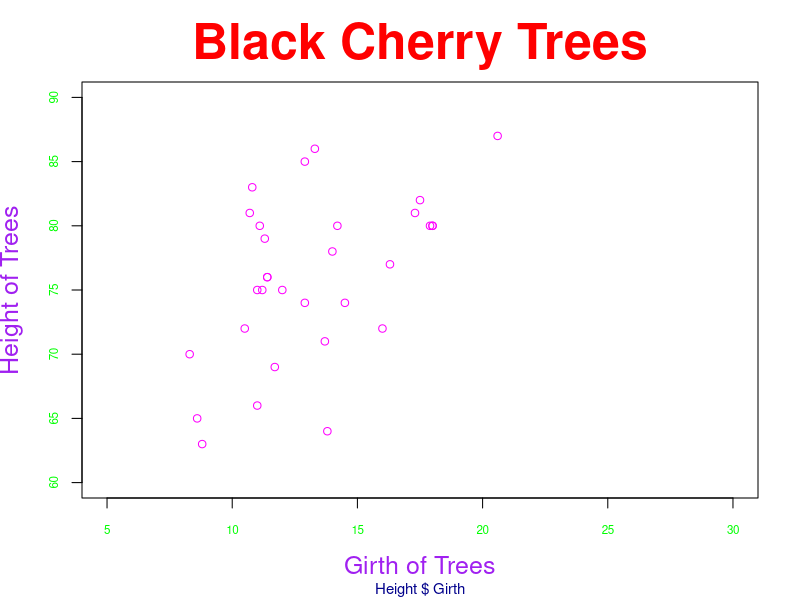
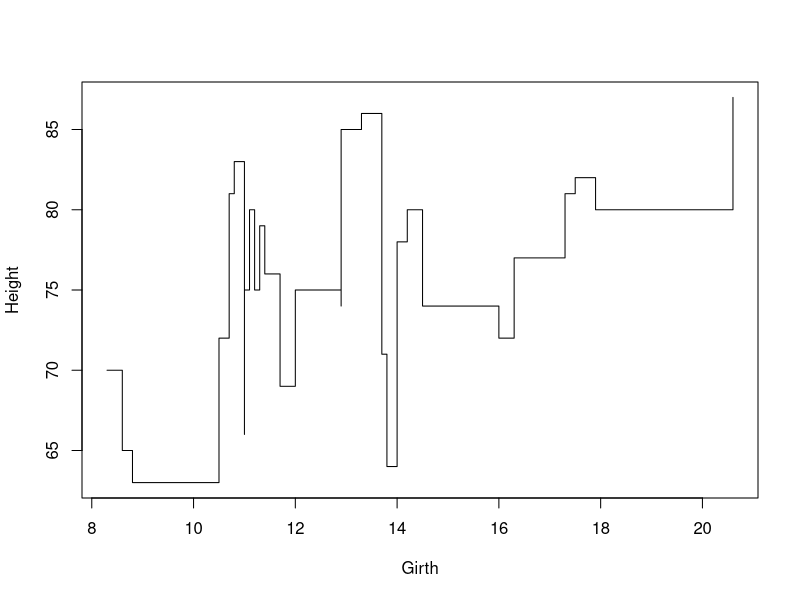
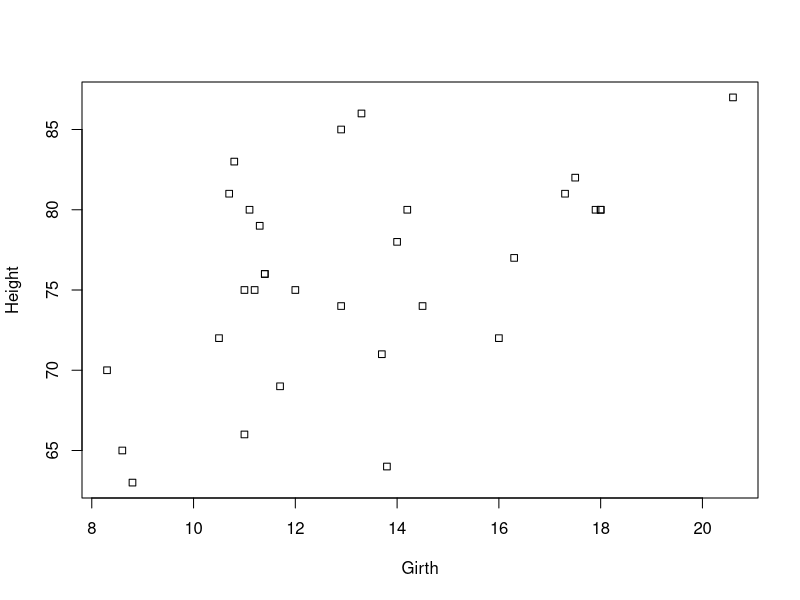
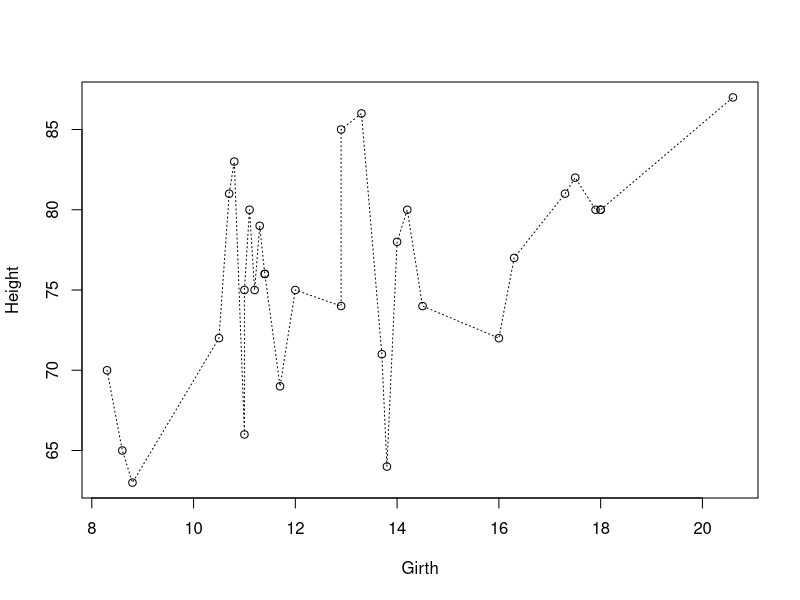
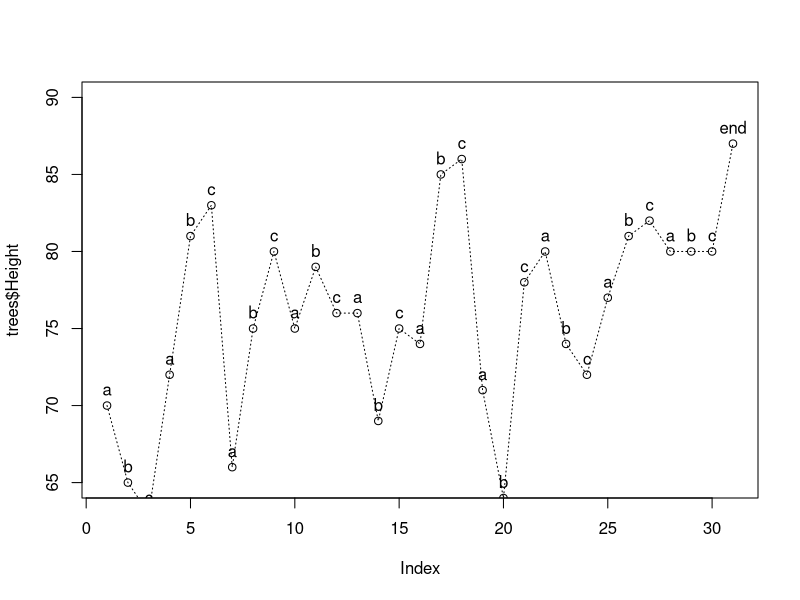
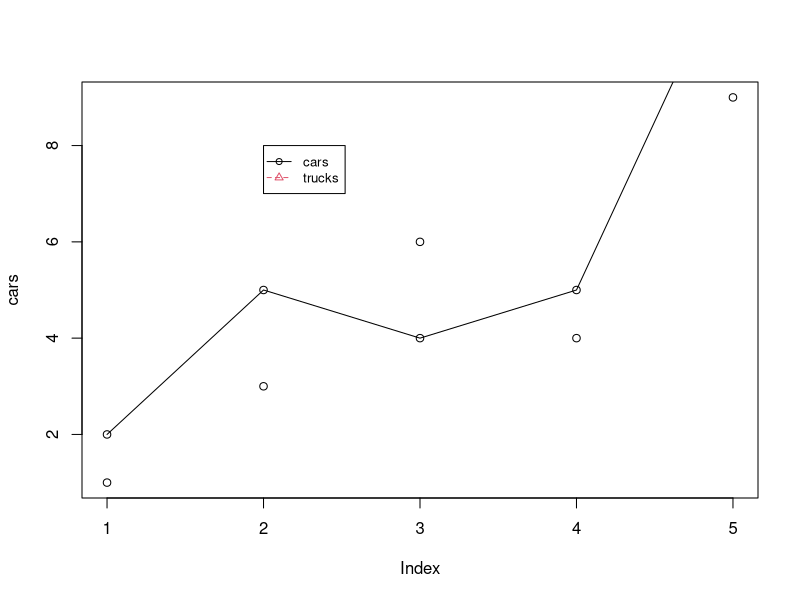
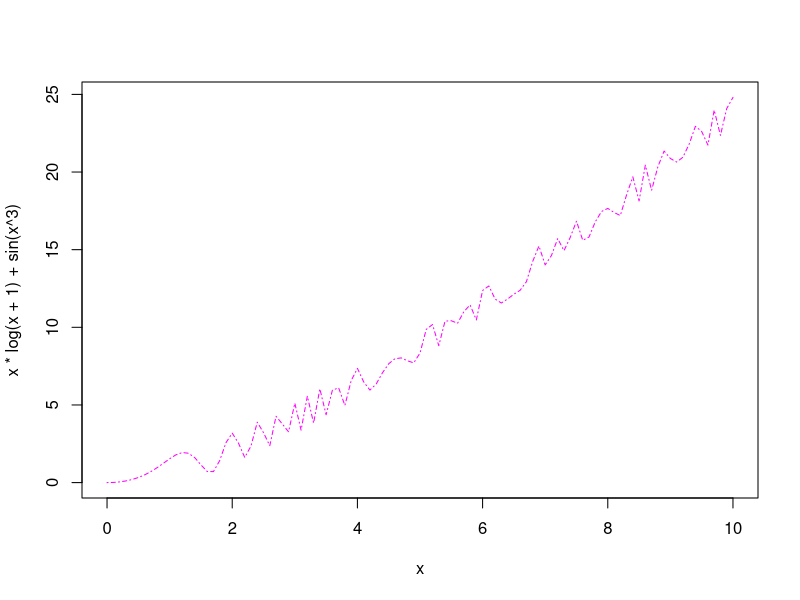
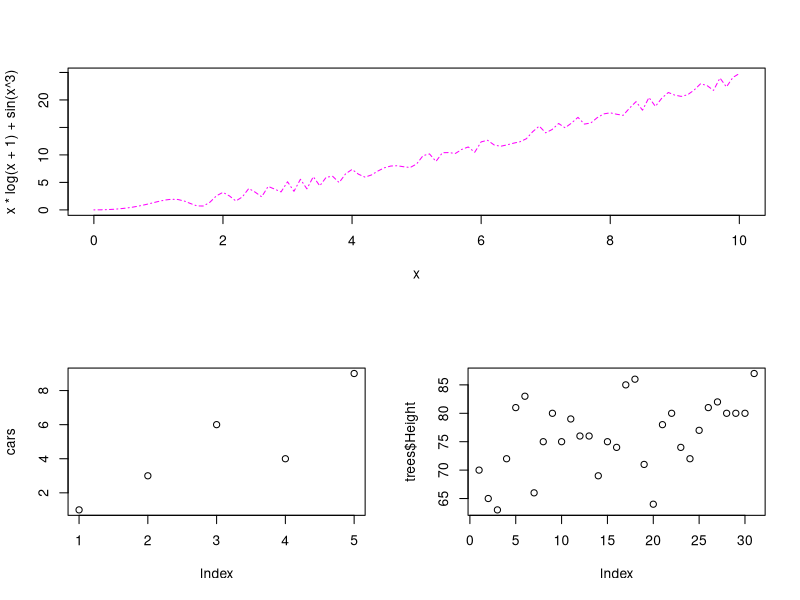

R code for these plots, in order:
## ---- chunk 1
plot(x = trees$Girth, 
     y = trees$Height, 
     main='Black Cherry Trees', 
     sub='Height $ Girth',
     xlab = 'Girth of Trees',
     ylab = 'Height of Trees',
     cex.main = 3, # cex = character expansion (size)
     cex.sub = 0.9, 
     cex.lab = 1.5,
     cex.axis = 0.7,
     col.main = 'red',
     col.sub = 'darkblue',
     col.axis = 'green', 
     col.lab = 'purple',
     col = 'magenta',
     xlim = c(5,30),
     ylim = c(60,90))
## ---- chunk 2
plot(Height~Girth, 
     data = trees,
     type = 's') 
## ---- chunk 3
plot(Height~Girth, 
     data = trees,
     pch = 22)
## ---- chunk 4
plot(Height~Girth, 
     data = trees,
     type = 'o',
     lty = 3)
## ---- chunk 5
plot(trees$Height,
     type = 'o',
     lty = 3, # line type
     ylim = c(65,90))

tplot = c(rep(c('a', 'b', 'c'),10),'end')
text(trees$Height, tplot, pos = 3)
## ---- chunk 6
cars = c(1,3,6,4,9)
trucks = c(2,5,4,5,12)
suvs = c(4,4,6,6,15)

plot(cars)
points(trucks)
lines(trucks)
legend(2,
       8,
       cex = 0.8,
       pch = 1:3, # also can use c(1,3)
       lty = 1:2,
       col = 1:2, 
       c('cars', 'trucks'))

## ---- chunk 7
 curve(x*log(x+1)+sin(x^3),from=0,
 to=10,col="magenta",lty=4)
## ---- chunk 8
matrix(c(1,1,2,3),nrow=2,
 byrow=T)
## ---- chunk 9
layout(matrix(c(1,1,2,3),nrow=2,
 byrow=T))

 curve(x*log(x+1)+sin(x^3),from=0,
 to=10,col="magenta",lty=4)
 
 plot(cars)
 
 plot(trees$Height)
## ---- chunk 10
barplot(cars, 
        border = 'blue',
        main = 'Cars', 
        col = rainbow(5), # 1:5 # 'skyblue'
        names.arg = c('Mon', 'Tue', 'Wed', 'Thu', 'Fri'),
        xlim = c(0,8))
barplot(5, 
        add = T,
        space = 6.25, # position
        )

## ---- chunk 11
autos = cbind(cars, trucks, suvs)
barplot(autos,
        beside = T # by default is stack barplot
        )
## ---- chunk 12
boxplot(mtcars$mpg~mtcars$cyl,
        horizontal = T) # by default is vertical
## ---- chunk 13
pie(cars,
    labels = c('Mon', 'Tue', 'Wed', 'Thu', 'Fri'),
    col = 1:5)
## ---- chunk 14
autos = data.frame(autos)

boxplot(autos,
        horizontal = T) # by default is vertical

# default is horizontal, terbalik dengan boxplot
stripchart(autos, 
           pch = 8, 
           add = T)

## ---- chunk 15
 data(InsectSprays)
 attach(InsectSprays)
 boxplot(count~spray, 
col=c("plum","royalblue","rosybrown","seagreen",
 "yellowgreen","lightcoral"),
 xlab="Type of Spray",ylab="Count of Insects")
 stripchart(count~spray,add=T,vertical=T,pch=19,
 col="slategray")
## ---- chunk 16
# Create the data frame
df <- data.frame(
  Country = c("A", "B", "C", "D", "E", "F", "G", "H", "I", "J"),
  Population_under_65 = c(75, 50, 60, 63, 80, 72, 58, 65, 40, 50),
  Poor_under_65 = c(35, 80, 45, 76, 70, 95, 15, 30, 43, 27),
  Population_above_65 = c(25, 50, 40, 37, 20, 28, 42, 35, 60, 50),
  Poor_above_65 = c(65, 20, 55, 24, 30, 5, 85, 70, 57, 73)
)

# Display the data frame
print(df)

## ---- chunk 17
plot(df$Population_under_65, type = 'h', col = 2, ylim = c(0, 190),
     axes = FALSE,
     main = 'Population and Poor of under and above 65',
     ylab = 'Number',
     xlab = 'Country',
     lwd = 3)
points(df$Population_under_65, type = 'p', col = 2, pch = 2)
points(df$Poor_under_65, type = 'h', col = 3, lwd = 3)
points(df$Poor_under_65, type = 'p', col = 3, pch = 3)
points(df$Population_above_65, type = 'h', col = 4, lwd = 3)
points(df$Population_above_65, type = 'p', col = 4, pch =4)
points(df$Poor_above_65, type = 'h', col = 5, lwd = 3)
points(df$Poor_above_65, type = 'p', col = 5, pch = 5)
text(apply(df[, -1], 1, max),df$Country, pos = 3)

legend(1, 190, c('Pop < 65', 'Poor < 65', 'Pop > 65', 'Poor > 65'), col = 2:5, 
       cex = 0.7, lty = 1, pch = 2:5)

axis(1, at = 1:nrow(df), labels = df$Country)
axis(2)
## ---- chunk 18
# Data for Male Statistics Students
male_students <- data.frame(
  Hair = c("Black", "Brown", "Red", "Blond"),
  Brown = c(32, 53, 10, 3),
  Blue = c(11, 50, 10, 30),
  Hazel = c(10, 25, 7, 5),
  Green = c(3, 15, 7, 8)
)

# Data for Female Statistics Students
female_students <- data.frame(
  Hair = c("Black", "Brown", "Red", "Blond"),
  Brown = c(36, 66, 16, 4),
  Blue = c(9, 34, 7, 64),
  Hazel = c(5, 29, 7, 5),
  Green = c(2, 14, 7, 8)
)

# Print the data frames
print(male_students)
print(female_students)

## ---- chunk 19
layout(matrix(c(1,1,2,3,4,5), ncol = 3))

pie(c(sum(male_students[,-1]),sum(female_students[,-1])),
    labels = c('Male', 'Female'),
    col = c('darkblue', 'hotpink'),
    main = 'Sex')

pie(rowSums(male_students[,-1]),
    main = 'Male_Hair',
    col = c('black','brown', 'red', 'yellow'),
    labels = c('Black','Brown', 'Red', 'Blond'))

pie(rowSums(female_students[,-1]),
    main = 'Female_Hair',
    col = c('black','brown', 'red', 'yellow'),
    labels = c('Black','Brown', 'Red', 'Blond'))

pie(colSums(male_students[,-1]),
    main = 'Male_Eye',
    col = c('brown','blue', 'bisque', 'green'),
    labels = c('Brown','Blue', 'Hazel', 'Green'))

pie(colSums(female_students[,-1]),
    main = 'Female_Eye',
    col = c('brown','blue', 'bisque', 'green'),
    labels = c('Brown','Blue', 'Hazel', 'Green'))
## ---- chunk 20
# Data for Emails
email_data <- data.frame(
  Date = c("1/10", "2/10", "3/10", "4/10", "5/10", "6/10", "7/10"),
  Genuine_emails = c(300, 700, 600, 400, 400, 800, 400),
  Contains_Virus = c(50, 100, 75, 50, 100, 35, 50),
  Spam_emails = c(850, 400, 100, 400, 300, 550, 600),
  Others = c(100, 200, 200, 300, 200, 100, 250)
)

# Print the data frame
print(email_data)

## ---- chunk 21
ed = t(as.matrix(email_data[,-1]))
## ---- chunk 22
barplot(ed, space = 2)
barplot(colSums(ed), add = T, space = c(3, rep(2,6)))

## ---- chunk 23
knitr::opts_chunk$set(echo = TRUE)
## ---- chunk 24
summary(cars)
## ---- chunk 25
plot(pressure)
## ---- chunk 26
plot(x = trees$Girth, 
     y = trees$Height, 
     main='Black Cherry Trees', 
     sub='Height $ Girth',
     xlab = 'Girth of Trees',
     ylab = 'Height of Trees',
     cex.main = 3,
     cex.sub = 0.9, 
     cex.lab = 1.5,
     cex.axis = 0.7,
     col.main = 'red',
     col.sub = 'darkblue',
     col.axis = 'green', 
     col.lab = 'purple',
     col = 'magenta',
     xlim = c(5,30),
     ylim = c(60,90))
## ---- chunk 27
plot(Height~Girth, 
     data = trees,
     type = 's') 
## ---- chunk 28
plot(Height~Girth, 
     data = trees,
     pch = 22)
## ---- chunk 29
plot(Height~Girth, 
     data = trees,
     type = 'o',
     lty = 3)
## ---- chunk 30
plot(trees$Height,
     type = 'o',
     lty = 3, 
     ylim = c(65,90))

tplot = c(rep(c('a', 'b', 'c'),10),'end')
text(trees$Height, tplot, pos = 3)
## ---- chunk 31
cars = c(1,3,6,4,9)
trucks = c(2,5,4,5,12)
suvs = c(4,4,6,6,15)

plot(cars)
points(trucks)
lines(trucks)
legend(2,
       8,
       cex = 0.8,
       pch = 1:3, # also can use c(1,3)
       lty = 1:2,
       col = 1:2, 
       c('cars', 'trucks'))

## ---- chunk 32
 curve(x*log(x+1)+sin(x^3),from=0,
 to=10,col="magenta",lty=4)
## ---- chunk 33
matrix(c(1,1,2,3),nrow=2,
 byrow=T)
## ---- chunk 34
layout(matrix(c(1,1,2,3),nrow=2,
 byrow=T))

 curve(x*log(x+1)+sin(x^3),from=0,
 to=10,col="magenta",lty=4)
 
 plot(cars)
 
 plot(trees$Height)
## ---- chunk 35
barplot(cars, 
        border = 'blue',
        main = 'Cars', 
        col = rainbow(5), # 1:5 # 'skyblue'
        names.arg = c('Mon', 'Tue', 'Wed', 'Thu', 'Fri'),
        xlim = c(0,8))
barplot(5, 
        add = T,
        space = 6.25, # position
        )

## ---- chunk 36
autos = cbind(cars, trucks, suvs)
barplot(autos,
        beside = T # by default is stack barplot
        )
## ---- chunk 37
boxplot(mtcars$mpg~mtcars$cyl,
        horizontal = T) # by default is vertical
## ---- chunk 38
pie(cars,
    labels = c('Mon', 'Tue', 'Wed', 'Thu', 'Fri'),
    col = 1:5)
## ---- chunk 39
autos = data.frame(autos)

boxplot(autos,
        horizontal = T) # by default is vertical

# default is horizontal, terbalik dengan boxplot
stripchart(autos, 
           pch = 8, 
           add = T)

## ---- chunk 40
 data(InsectSprays)
 attach(InsectSprays)
 boxplot(count~spray, 
col=c("plum","royalblue","rosybrown","seagreen",
 "yellowgreen","lightcoral"),
 xlab="Type of Spray",ylab="Count of Insects")
 stripchart(count~spray,add=T,vertical=T,pch=19,
 col="slategray")
## ---- chunk 41
# Create the data frame
df <- data.frame(
  Country = c("A", "B", "C", "D", "E", "F", "G", "H", "I", "J"),
  Population_under_65 = c(75, 50, 60, 63, 80, 72, 58, 65, 40, 50),
  Poor_under_65 = c(35, 80, 45, 76, 70, 95, 15, 30, 43, 27),
  Population_above_65 = c(25, 50, 40, 37, 20, 28, 42, 35, 60, 50),
  Poor_above_65 = c(65, 20, 55, 24, 30, 5, 85, 70, 57, 73)
)

# Display the data frame
print(df)

## ---- chunk 42
plot(df$Population_under_65, type = 'h', col = 2, ylim = c(0, 190),
     axes = FALSE,
     main = 'Population and Poor of under and above 65',
     ylab = 'Number',
     xlab = 'Country',
     lwd = 3)
points(df$Population_under_65, type = 'p', col = 2, pch = 2)
points(df$Poor_under_65, type = 'h', col = 3, lwd = 3)
points(df$Poor_under_65, type = 'p', col = 3, pch = 3)
points(df$Population_above_65, type = 'h', col = 4, lwd = 3)
points(df$Population_above_65, type = 'p', col = 4, pch =4)
points(df$Poor_above_65, type = 'h', col = 5, lwd = 3)
points(df$Poor_above_65, type = 'p', col = 5, pch = 5)
text(apply(df[, -1], 1, max),df$Country, pos = 3)

legend(1, 190, c('Pop < 65', 'Poor < 65', 'Pop > 65', 'Poor > 65'), col = 2:5, 
       cex = 0.7, lty = 1, pch = 2:5)

axis(1, at = 1:nrow(df), labels = df$Country)
axis(2)
## ---- chunk 43
# Data for Male Statistics Students
male_students <- data.frame(
  Hair = c("Black", "Brown", "Red", "Blond"),
  Brown = c(32, 53, 10, 3),
  Blue = c(11, 50, 10, 30),
  Hazel = c(10, 25, 7, 5),
  Green = c(3, 15, 7, 8)
)

# Data for Female Statistics Students
female_students <- data.frame(
  Hair = c("Black", "Brown", "Red", "Blond"),
  Brown = c(36, 66, 16, 4),
  Blue = c(9, 34, 7, 64),
  Hazel = c(5, 29, 7, 5),
  Green = c(2, 14, 7, 8)
)

# Print the data frames
print(male_students)
print(female_students)

## ---- chunk 44
layout(matrix(c(1,1,2,3,4,5), ncol = 3))

pie(c(sum(male_students[,-1]),sum(female_students[,-1])),
    labels = c('Male', 'Female'),
    col = c('darkblue', 'hotpink'),
    main = 'Sex')

pie(rowSums(male_students[,-1]),
    main = 'Male_Hair',
    col = c('black','brown', 'red', 'yellow'),
    labels = c('Black','Brown', 'Red', 'Blond'))

pie(rowSums(female_students[,-1]),
    main = 'Female_Hair',
    col = c('black','brown', 'red', 'yellow'),
    labels = c('Black','Brown', 'Red', 'Blond'))

pie(colSums(male_students[,-1]),
    main = 'Male_Eye',
    col = c('brown','blue', 'bisque', 'green'),
    labels = c('Brown','Blue', 'Hazel', 'Green'))

pie(colSums(female_students[,-1]),
    main = 'Female_Eye',
    col = c('brown','blue', 'bisque', 'green'),
    labels = c('Brown','Blue', 'Hazel', 'Green'))
## ---- chunk 45
# Data for Emails
email_data <- data.frame(
  Date = c("1/10", "2/10", "3/10", "4/10", "5/10", "6/10", "7/10"),
  Genuine_emails = c(300, 700, 600, 400, 400, 800, 400),
  Contains_Virus = c(50, 100, 75, 50, 100, 35, 50),
  Spam_emails = c(850, 400, 100, 400, 300, 550, 600),
  Others = c(100, 200, 200, 300, 200, 100, 250)
)

# Print the data frame
print(email_data)

## ---- chunk 46
ed = t(as.matrix(email_data[,-1]))
## ---- chunk 47
barplot(ed, space = 2)
barplot(colSums(ed), add = T, space = c(3, rep(2,6)))

